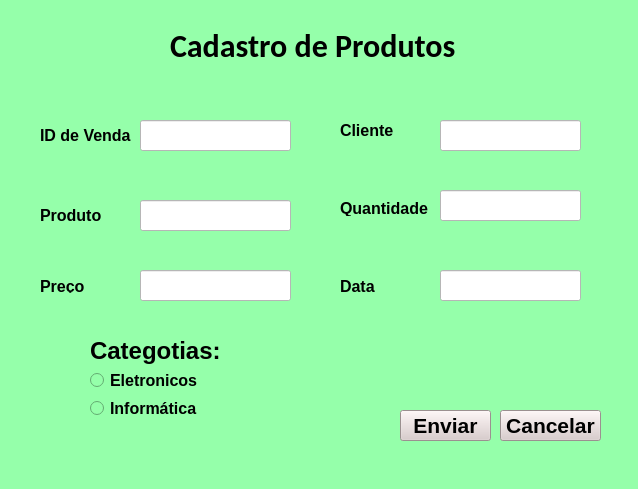
<?xml version="1.0" encoding="UTF-8"?>
<ui version="4.0">
 <class>MainWindow</class>
 <widget class="QMainWindow" name="MainWindow">
  <property name="geometry">
   <rect>
    <x>0</x>
    <y>0</y>
    <width>638</width>
    <height>489</height>
   </rect>
  </property>
  <property name="windowTitle">
   <string>MainWindow</string>
  </property>
  <property name="styleSheet">
   <string notr="true">color: rgb(179, 255, 165);
background-color: rgb(149, 255, 170);
color: rgb(175, 255, 182);
color: rgb(0, 0, 0);</string>
  </property>
  <widget class="QWidget" name="centralwidget">
   <widget class="QLabel" name="label">
    <property name="geometry">
     <rect>
      <x>170</x>
      <y>10</y>
      <width>291</width>
      <height>71</height>
     </rect>
    </property>
    <property name="font">
     <font>
      <family>Calibri</family>
      <pointsize>24</pointsize>
      <weight>75</weight>
      <bold>true</bold>
     </font>
    </property>
    <property name="text">
     <string>Cadastro de Produtos</string>
    </property>
   </widget>
   <widget class="QLabel" name="label_2">
    <property name="geometry">
     <rect>
      <x>40</x>
      <y>120</y>
      <width>91</width>
      <height>31</height>
     </rect>
    </property>
    <property name="font">
     <font>
      <family>Arial</family>
      <pointsize>12</pointsize>
      <weight>75</weight>
      <bold>true</bold>
     </font>
    </property>
    <property name="cursor">
     <cursorShape>CrossCursor</cursorShape>
    </property>
    <property name="text">
     <string>ID de Venda</string>
    </property>
   </widget>
   <widget class="QLabel" name="label_3">
    <property name="geometry">
     <rect>
      <x>340</x>
      <y>120</y>
      <width>61</width>
      <height>21</height>
     </rect>
    </property>
    <property name="font">
     <font>
      <family>Arial</family>
      <pointsize>12</pointsize>
      <weight>75</weight>
      <bold>true</bold>
     </font>
    </property>
    <property name="text">
     <string>Cliente</string>
    </property>
   </widget>
   <widget class="QLabel" name="label_4">
    <property name="geometry">
     <rect>
      <x>40</x>
      <y>200</y>
      <width>71</width>
      <height>31</height>
     </rect>
    </property>
    <property name="font">
     <font>
      <family>Arial</family>
      <pointsize>12</pointsize>
      <weight>75</weight>
      <bold>true</bold>
     </font>
    </property>
    <property name="text">
     <string>Produto</string>
    </property>
   </widget>
   <widget class="QLabel" name="label_5">
    <property name="geometry">
     <rect>
      <x>340</x>
      <y>280</y>
      <width>47</width>
      <height>13</height>
     </rect>
    </property>
    <property name="font">
     <font>
      <family>Arial</family>
      <pointsize>12</pointsize>
      <weight>75</weight>
      <bold>true</bold>
     </font>
    </property>
    <property name="text">
     <string>Data</string>
    </property>
   </widget>
   <widget class="QLabel" name="label_6">
    <property name="geometry">
     <rect>
      <x>40</x>
      <y>280</y>
      <width>47</width>
      <height>13</height>
     </rect>
    </property>
    <property name="font">
     <font>
      <family>Arial</family>
      <pointsize>12</pointsize>
      <weight>75</weight>
      <bold>true</bold>
     </font>
    </property>
    <property name="text">
     <string>Preço</string>
    </property>
   </widget>
   <widget class="QLabel" name="label_7">
    <property name="geometry">
     <rect>
      <x>340</x>
      <y>200</y>
      <width>91</width>
      <height>16</height>
     </rect>
    </property>
    <property name="font">
     <font>
      <family>Arial</family>
      <pointsize>12</pointsize>
      <weight>75</weight>
      <bold>true</bold>
     </font>
    </property>
    <property name="text">
     <string>Quantidade</string>
    </property>
   </widget>
   <widget class="QLineEdit" name="lineEdit">
    <property name="geometry">
     <rect>
      <x>140</x>
      <y>120</y>
      <width>151</width>
      <height>31</height>
     </rect>
    </property>
    <property name="styleSheet">
     <string notr="true">background-color: rgb(255, 255, 255);</string>
    </property>
   </widget>
   <widget class="QLineEdit" name="lineEdit_2">
    <property name="geometry">
     <rect>
      <x>140</x>
      <y>200</y>
      <width>151</width>
      <height>31</height>
     </rect>
    </property>
    <property name="styleSheet">
     <string notr="true">background-color: rgb(255, 255, 255);</string>
    </property>
   </widget>
   <widget class="QLineEdit" name="lineEdit_3">
    <property name="geometry">
     <rect>
      <x>140</x>
      <y>270</y>
      <width>151</width>
      <height>31</height>
     </rect>
    </property>
    <property name="styleSheet">
     <string notr="true">background-color: rgb(255, 255, 255);</string>
    </property>
   </widget>
   <widget class="QLineEdit" name="lineEdit_4">
    <property name="geometry">
     <rect>
      <x>440</x>
      <y>120</y>
      <width>141</width>
      <height>31</height>
     </rect>
    </property>
    <property name="styleSheet">
     <string notr="true">background-color: rgb(255, 255, 255);</string>
    </property>
   </widget>
   <widget class="QLineEdit" name="lineEdit_5">
    <property name="geometry">
     <rect>
      <x>440</x>
      <y>190</y>
      <width>141</width>
      <height>31</height>
     </rect>
    </property>
    <property name="styleSheet">
     <string notr="true">background-color: rgb(255, 255, 255);</string>
    </property>
   </widget>
   <widget class="QLineEdit" name="lineEdit_6">
    <property name="geometry">
     <rect>
      <x>440</x>
      <y>270</y>
      <width>141</width>
      <height>31</height>
     </rect>
    </property>
    <property name="styleSheet">
     <string notr="true">background-color: rgb(255, 255, 255);</string>
    </property>
   </widget>
   <widget class="QRadioButton" name="radioButton">
    <property name="geometry">
     <rect>
      <x>90</x>
      <y>370</y>
      <width>111</width>
      <height>21</height>
     </rect>
    </property>
    <property name="font">
     <font>
      <family>Arial</family>
      <pointsize>12</pointsize>
      <weight>75</weight>
      <bold>true</bold>
     </font>
    </property>
    <property name="text">
     <string>Eletronicos</string>
    </property>
   </widget>
   <widget class="QRadioButton" name="radioButton_2">
    <property name="geometry">
     <rect>
      <x>90</x>
      <y>400</y>
      <width>111</width>
      <height>17</height>
     </rect>
    </property>
    <property name="font">
     <font>
      <family>Arial</family>
      <pointsize>12</pointsize>
      <weight>75</weight>
      <bold>true</bold>
     </font>
    </property>
    <property name="text">
     <string>Informática</string>
    </property>
   </widget>
   <widget class="QLabel" name="label_8">
    <property name="geometry">
     <rect>
      <x>90</x>
      <y>330</y>
      <width>141</width>
      <height>41</height>
     </rect>
    </property>
    <property name="font">
     <font>
      <family>Arial</family>
      <pointsize>18</pointsize>
      <weight>75</weight>
      <bold>true</bold>
     </font>
    </property>
    <property name="text">
     <string>Categotias:</string>
    </property>
   </widget>
   <widget class="QPushButton" name="pushButton">
    <property name="geometry">
     <rect>
      <x>400</x>
      <y>410</y>
      <width>91</width>
      <height>31</height>
     </rect>
    </property>
    <property name="font">
     <font>
      <family>Arial</family>
      <pointsize>16</pointsize>
      <weight>75</weight>
      <bold>true</bold>
     </font>
    </property>
    <property name="styleSheet">
     <string notr="true">background-color: rgb(217, 202, 202);</string>
    </property>
    <property name="text">
     <string>Enviar</string>
    </property>
   </widget>
   <widget class="QPushButton" name="pushButton_2">
    <property name="geometry">
     <rect>
      <x>500</x>
      <y>410</y>
      <width>101</width>
      <height>31</height>
     </rect>
    </property>
    <property name="font">
     <font>
      <family>Arial</family>
      <pointsize>16</pointsize>
      <weight>75</weight>
      <bold>true</bold>
     </font>
    </property>
    <property name="styleSheet">
     <string notr="true">background-color: rgb(217, 202, 202);</string>
    </property>
    <property name="text">
     <string>Cancelar</string>
    </property>
   </widget>
  </widget>
  <widget class="QMenuBar" name="menubar">
   <property name="geometry">
    <rect>
     <x>0</x>
     <y>0</y>
     <width>638</width>
     <height>21</height>
    </rect>
   </property>
  </widget>
  <widget class="QStatusBar" name="statusbar"/>
 </widget>
 <resources/>
 <connections/>
</ui>
